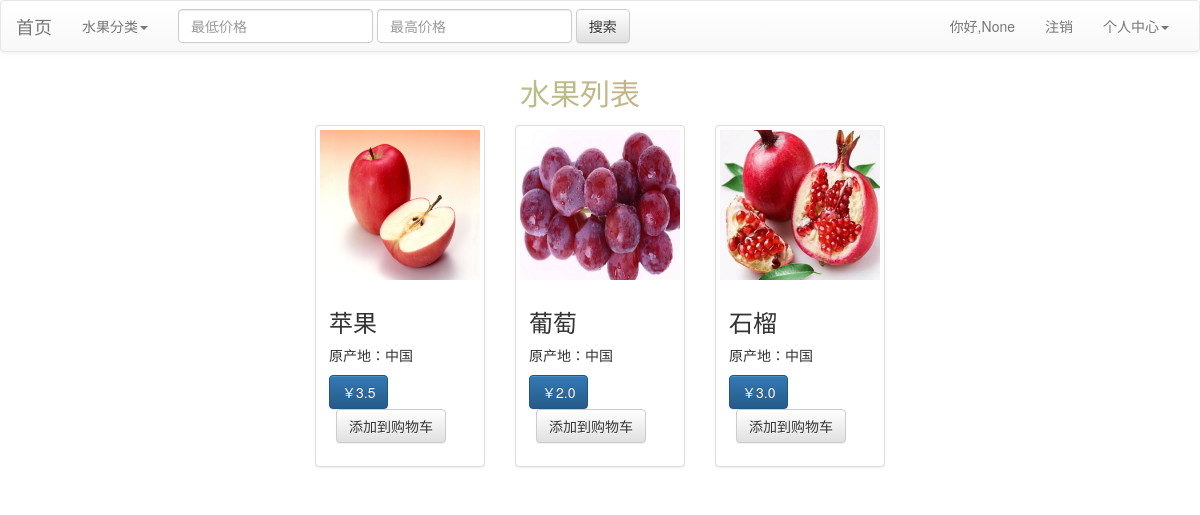
Page /user/f_nut?cat=4 on the committed database.
### mainapp/models.py (models this page shows, shortened)
class FruitEntity(models.Model):
    name = models.CharField(max_length=20, verbose_name='水果名')
    price = models.FloatField(verbose_name='价格')
    source = models.CharField(max_length=30, verbose_name='原产地')
    category = models.ForeignKey(CateTypeEntity, on_delete=models.CASCADE,related_name='fruits',to_field='id')
    users = models.ManyToManyField(UserEntity,db_table='t_collect',related_name='fruits',
                                   verbose_name='收藏列表',blank=True,null=True)
    tags = models.ManyToManyField('TagEntity',db_table='t_fruit_tags',related_name='fruits'
                                       ,verbose_name='标签名',blank=True,null=True)
    class Meta:
        db_table = 't_fruit'
        verbose_name = verbose_name_plural = '水果表'

### mainapp/views.py (the view)
# urls.py: path('f_nut',find_nut,name='f_nut'),
def find_nut(request):
    cat = request.GET.get('cat',0)
    username = request.COOKIES.get('login_name')
    cats = CateTypeEntity.objects.values('name').all()
    print(type(cat))
    print(cats)
    if cat:
        if cat == '0':
            result = FruitEntity.objects.values('id','name', 'price', 'source', 'fruitimageentty__url','category__name').all()
        else:
            result = FruitEntity.objects.values('id','name', 'price', 'source', 'fruitimageentty__url','category__name').filter(category__id=cat).all()
    return render(request, 'fruit/afterlog.html', locals())

### templates/fruit/afterlog.html (shortened to what this page needs)
{% extends 'fruit/base.html' %}
{% block content %}
    <nav class="navbar navbar-default">
        <div class="container-fluid">
            <div class="navbar-header">
                <a class="navbar-brand" href="{% url 'user:f_nut' %}?cat=0">首页</a>
            </div>
            <div class="collapse navbar-collapse" id="bs-example-navbar-collapse-1">
                <ul class="nav navbar-nav">
                    <li class="dropdown">
                        <a href="#" class="dropdown-toggle" data-toggle="dropdown" role="button" aria-haspopup="true"
                           aria-expanded="false">水果分类<span class="caret"></span></a>
                    </li>
                </ul>
                <form class="navbar-form navbar-left" method="get" action="/user/find">
                    <div class="form-group">
                        <input type="text" class="form-control" placeholder="最低价格" name="price1">
                        <input type="text" class="form-control" placeholder="最高价格" name="price2">
                    </div>
                    <button type="submit" class="btn btn-default">搜索</button>
                </form>
                <ul class="nav navbar-nav navbar-right">
                    <li><a >你好,{{  username }}</a></li>
                    <li><a href="/user/loginout">注销</a></li>
                    <li class="dropdown">
                        <a href="#" class="dropdown-toggle" data-toggle="dropdown" role="button" aria-haspopup="true"
                           aria-expanded="false">个人中心<span class="caret"></span></a>
                    </li>
                </ul>
            </div>
        </div>
    </nav>
    <p class="top">水果列表</p>
    <div class="container-fluid  t_body">
        <div class="row">
            <div class="col-md-3"></div>
            <div class="col-md-6">
                <div class="row">
                    {% for d in result %}
                        <div class="col-sm-6 col-md-4">
                            <div class="thumbnail">
                                <img id="img" src="/media/{{ d.fruitimageentty__url }}" alt="">
                                <div class="caption">
                                    <h3>{{ d.name }}</h3>
                                    <p>原产地：{{ d.source }}</p>
                                    <p>
                                        <a href="#" class="btn btn-primary" role="button">￥{{ d.price }}</a>
                                        <a href="{% url 'user:add_fruit' %}?id={{ d.id }}" class="btn btn-default" role="button" id="buy">添加到购物车</a>
                                    </p>
                                </div>
                            </div>
                        </div>
                    {% endfor %}
                </div>
            </div>
            <div class="col-md-3"></div>
        </div>
    </div>
{% endblock %}

### templates/fruit/afterlog.html (style rules this page uses)
#img { height: 150px; }
.top { background: linear-gradient(to right, lightgreen, lightcoral); -webkit-background-clip: text; color: transparent; font-size: 30px; text-align: center; }
#buy { margin-left: 7px; }

### rows in the picture
FruitEntity: shows a picture, name "苹果", source "中国", price "3.5"
FruitEntity: shows a picture, name "葡萄", source "中国", price "2.0"
FruitEntity: shows a picture, name "石榴", source "中国", price "3.0"

### other values in the picture
{{ username }} "None"
